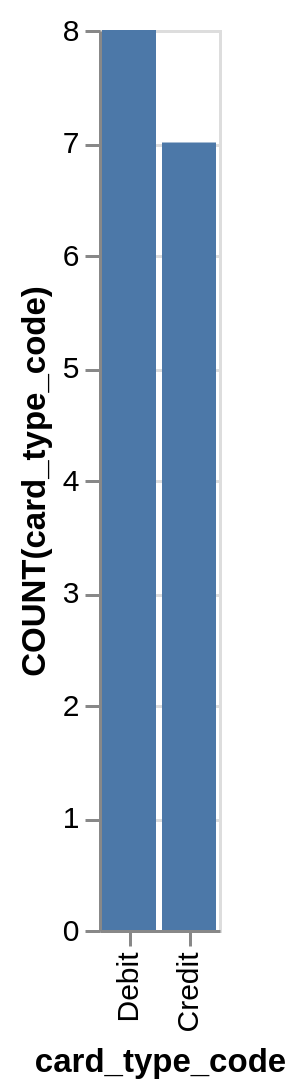

Express this chart as Vega-Lite.
### Vega-Lite specification from a JSON file in a GitHub repository (floating-point values rounded to 4 significant figures)
{"data": {"values": [{"x_data": "Debit", "y_data": 8}, {"x_data": "Credit", "y_data": 7}]}, "mark": "bar", "encoding": {"x": {"field": "x_data", "type": "nominal", "title": "card_type_code", "sort": {"op": "sum", "field": "y_data", "order": "descending"}}, "y": {"field": "y_data", "type": "quantitative", "title": "COUNT(card_type_code)"}}}
